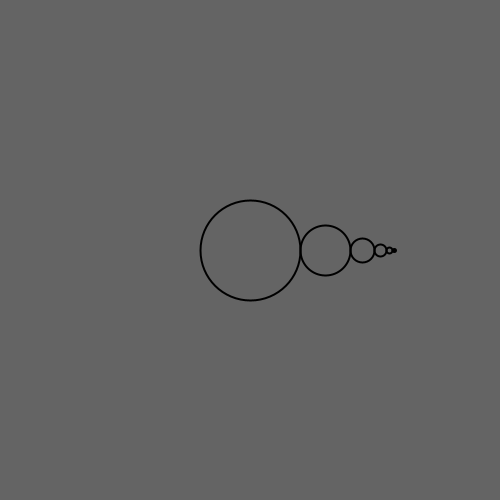
Frame 1 (no input)
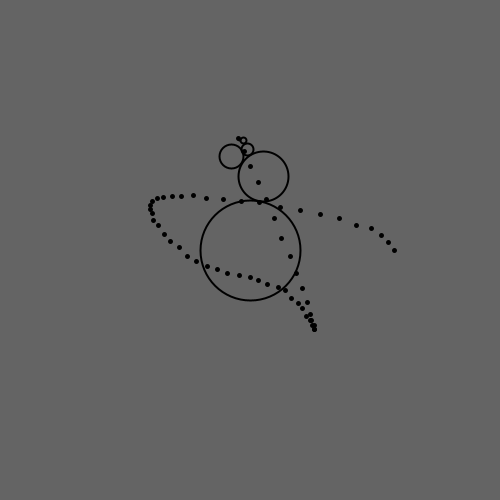
Frame 60 (the mouse pressed at the canvas centre just before this capture)
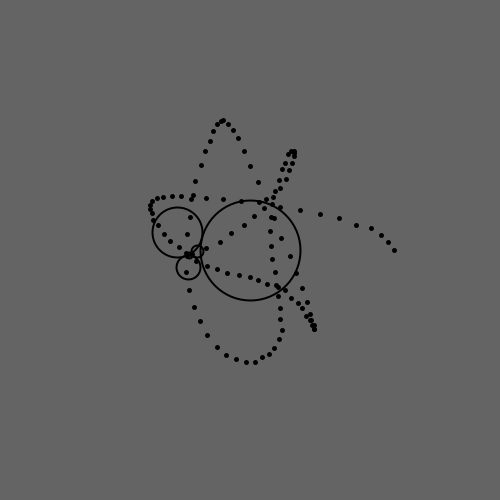
Frame 120 (the mouse held since frame 60 and released just before this capture)

The Processing sketch that drew these frames (run headless with seeded random() and noise(); from frame 60 on, the mouse is pressed at the canvas centre):

// Processing sketch: Hypocycloid
// ── Hypocycloid.pde
Circle c1; 
Circle c2;
Circle c3;
Circle c4;

ArrayList<int[]> path;

int xp;
int yp;

void setup(){
  size(500,500);
  frameRate(20);
  
  c1 = new Circle(width/2,height/2,50);
  
  Circle prev = c1;
  
  for(int i=0; i<10; i++){
     prev = new Circle(prev);
    
  }
  
  
  
  
  path = new ArrayList();
}


float theta = .1;


void draw(){
  
  
  background(100);

  Circle cur = c1;

  while(cur != null){
    
   strokeWeight(2);
   cur.drawShape();
    
    if(cur.child == null){
      strokeWeight(5);
      path.add(new int[]{cur.x,cur.y});
    }
   
    cur.update();
    cur = cur.child;

  }
  
  for(int[] x: path){
    point(x[0],x[1]);
  }
  
}
  
  
// ── Circle.pde
class Circle{
  
  int x,y,r;
  float angle,increment;
  Circle parent,child;
  
  
  Circle(int x_, int y_, int r_){
    x = x_;
    y = y_;
    r = r_;
    angle = .1;
    parent = null;
    child = null;
    increment = .1;
  }
  
  Circle(Circle p){
    r = p.r/2;
    angle = 0;
    x = (int)(p.x + (p.r + r)*cos(angle));
    y = (int)(p.y + (p.r + r)*sin(angle));
    p.child = this;
    parent = p;
    increment = parent.increment*-1*1.3 ;
  }
  
  void drawShape(){
    noFill();
    println(x + " " + y);
    ellipse(x,y,r*2,r*2);
    
    
    
    
  }
  
  void update(){
    if(parent == null){
      return;
    }
    angle += increment;
    x = (int)(parent.x + (parent.r + r)*cos(angle));
    y = (int)(parent.y + (parent.r + r)*sin(angle));
   
  }

}
